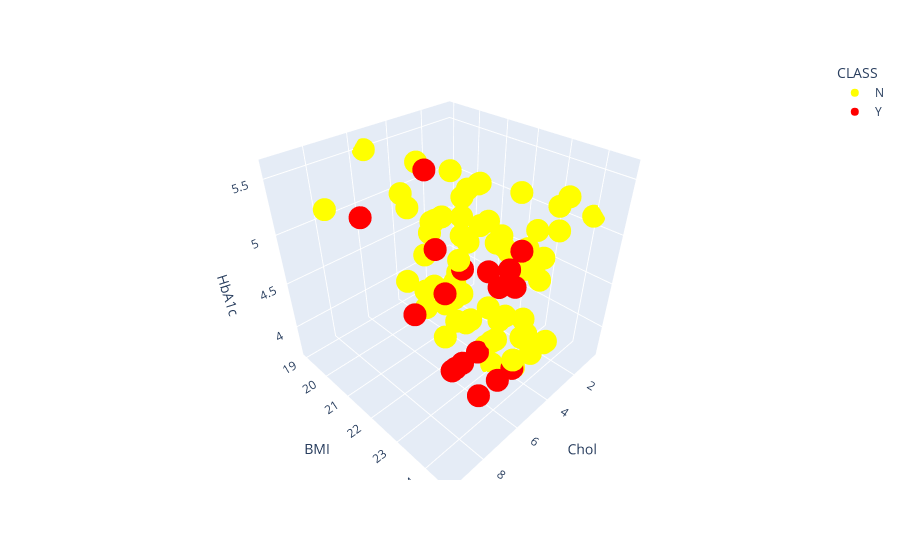

Notebook code for this chart:
### Markdown cell above
>the feature most related   bmi &chol

### Code cell
# plotting 3d  between chol &bmi& HbA1c
fig = px.scatter_3d(df_age2,x='Chol', y='BMI', z='HbA1c',color_discrete_map={'Y': 'red', 'N': 'yellow','P':'green'},color="CLASS")

fig.show()

### Figure 1 — Plotly figure (JSON) as saved in the notebook; plotly's stock layout.template omitted (floating-point values rounded to 4 significant figures)
{"data": [{"hovertemplate": "CLASS=N<br>Chol=%{x}<br>BMI=%{y}<br>HbA1c=%{z}<extra></extra>", "legendgroup": "N", "marker": {"color": "yellow", "symbol": "circle"}, "mode": "markers", "name": "N", "scene": "scene", "showlegend": true, "type": "scatter3d", "x": [3.7, 4.9, 2.9, 2.9, 3.8, 3.8, 3.6, 4, 4.9, 4.2, 4.9, 5, 4.4, 0.5, 6.2, 4.2, 4.6, 4.9, 5.5, 2.8, 3.7, 5.6, 3.2, 4.6, 3.6, 6.2, 6.5, 4, 3, 3.7, 3.7, 4.4, 3.8, 9.5, 3.7, 4.7, 4.2, 5.2, 4.3, 4.7, 9.5, 4.7, 4.9, 4.3, 4.8, 4.1, 3.1, 4.2, 5.2, 3.6, 4, 4.3, 4.9, 3.8, 4.8, 4.7, 3, 4.4, 7.6, 3.2, 3.4, 4.1, 3.4, 4.1, 6.5, 4.3, 4.9, 4.3, 4.6, 4.3, 3.9, 5.2, 3.1, 4.5], "y": [23, 21, 21, 24, 21, 24, 23, 21, 22, 23, 22, 24, 23, 24, 24, 24, 21, 22, 19, 22, 22, 22, 23, 24, 22, 24, 23, 22, 21, 21, 24, 23, 24, 21, 22, 21, 24, 21, 23, 24, 21, 22, 24, 22, 21, 20, 22, 21, 21, 23.5, 23, 24, 21, 22, 23, 20, 21, 22, 22, 21, 21, 24.5, 21, 23, 24, 24, 20, 22, 24, 22, 24.5, 21, 24, 24.6], "z": [4.9, 4.9, 4, 4, 4, 4, 4.2, 4, 4.1, 5.1, 4.1, 4.1, 4, 5.1, 4.5, 5, 5, 4.1, 5.5, 4, 5.4, 4, 5.4, 4.3, 5, 4.5, 5.1, 4, 5.1, 5.4, 5, 4, 4.8, 5.5, 5.4, 4.3, 5, 4.7, 3.7, 5, 5.5, 5, 4, 4, 5, 5.4, 5, 5, 4.1, 5, 4.2, 4.3, 4.9, 5.4, 4, 5, 4.9, 5.4, 5.6, 4.3, 4, 4.3, 4.2, 5, 5.4, 5.3, 4.2, 4, 4.5, 4.9, 5.6, 4.3, 5.4, 5.4]}, {"hovertemplate": "CLASS=Y<br>Chol=%{x}<br>BMI=%{y}<br>HbA1c=%{z}<extra></extra>", "legendgroup": "Y", "marker": {"color": "red", "symbol": "circle"}, "mode": "markers", "name": "Y", "scene": "scene", "showlegend": true, "type": "scatter3d", "x": [6.1, 5.7, 5.9, 5.1, 5.9, 6.3, 5, 6.8, 6.2, 5.6, 5.3, 6.2, 6.8, 5.1, 6.2, 5.3, 5.6, 7, 7.1, 6.6], "y": [22, 24, 21, 24, 24, 23, 24, 24, 23, 22, 23, 24, 23, 21, 23, 24, 22, 24, 20, 23], "z": [5, 5.1, 4.1, 5.2, 4, 5, 4, 5.2, 4, 4.5, 4, 5, 4, 5.5, 4, 4.9, 4.5, 4, 5.1, 4]}], "layout": {"legend": {"title": {"text": "CLASS"}, "tracegroupgap": 0}, "margin": {"t": 60}, "scene": {"domain": {"x": [0, 1], "y": [0, 1]}, "xaxis": {"title": {"text": "Chol"}}, "yaxis": {"title": {"text": "BMI"}}, "zaxis": {"title": {"text": "HbA1c"}}}}}
